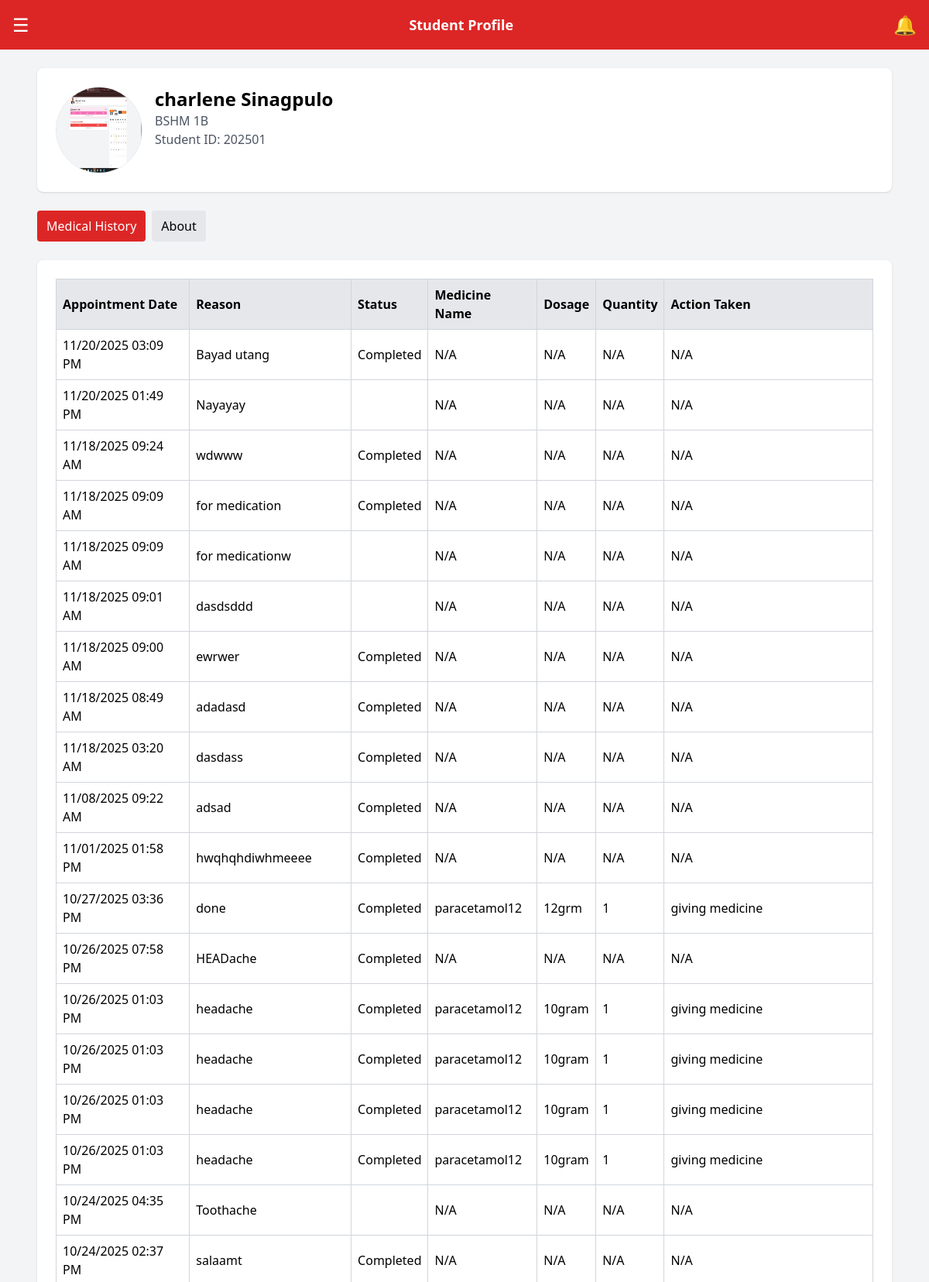
The app's page /student_profile.php?id=202501 (signed in, upper part) with its own data.
### tables this page shows
CREATE TABLE `students` (
  `id` int(11) NOT NULL,
  `student_id` varchar(20) NOT NULL,
  `first_name` varchar(50) NOT NULL,
  `middle_name` varchar(50) DEFAULT NULL,
  `last_name` varchar(50) NOT NULL,
  `birthday` date NOT NULL,
  `gender` enum('male','female') NOT NULL,
  `email` varchar(100) NOT NULL,
  `phone` varchar(20) DEFAULT NULL,
  `home_address` varchar(255) DEFAULT NULL,
  `guardian_name` varchar(100) DEFAULT NULL,
  `guardian_address` varchar(255) DEFAULT NULL,
  `guardian_contact` varchar(20) DEFAULT NULL,
  `relationship` varchar(50) DEFAULT NULL,
  `course` varchar(50) NOT NULL,
  `year_level` varchar(20) NOT NULL,
  `section` varchar(20) NOT NULL,
  `password` varchar(255) NOT NULL,
  `profile_picture` varchar(255) DEFAULT NULL,
  `vaccine_record` varchar(255) DEFAULT NULL,
  `medical_history` varchar(255) DEFAULT NULL,
  `section_id` int(11) NOT NULL,
  `requirements_completed` tinyint(1) DEFAULT 0,
  `emergency_contact` varchar(100) DEFAULT NULL,
  `created_at` timestamp NOT NULL DEFAULT current_timestamp(),
  `blood_type` varchar(5) DEFAULT NULL,
  `allergies` text DEFAULT NULL,
  `height` decimal(5,2) DEFAULT NULL,
  `weight` decimal(5,2) DEFAULT NULL,
  `bmi` decimal(5,2) DEFAULT NULL,
  `is_responder` tinyint(1) DEFAULT 0,
  `responder_status` enum('Active','On Duty','Off Duty') DEFAULT 'Off Duty'
);

CREATE TABLE `appointments` (
  `id` int(11) NOT NULL,
  `student_id` int(11) NOT NULL,
  `nurse_id` int(11) DEFAULT NULL,
  `appointment_time` datetime NOT NULL,
  `reason` varchar(255) NOT NULL,
  `status` enum('Pending','Confirmed','Completed','Cancelled') NOT NULL DEFAULT 'Pending',
  `created_at` datetime DEFAULT current_timestamp(),
  `updated_at` datetime DEFAULT current_timestamp() ON UPDATE current_timestamp(),
  `is_emergency` tinyint(1) NOT NULL DEFAULT 0,
  `is_seen` tinyint(1) DEFAULT 0,
  `reschedule_status` enum('Pending','Accepted','Declined') DEFAULT NULL
);

CREATE TABLE `appointment_medications` (
  `id` int(11) NOT NULL,
  `appointment_id` int(11) NOT NULL,
  `medicine_name` varchar(255) NOT NULL,
  `dosage` varchar(100) DEFAULT NULL,
  `quantity` int(11) NOT NULL,
  `action_taken` text DEFAULT NULL,
  `created_at` timestamp NOT NULL DEFAULT current_timestamp()
);

### student_profile.php (the view, shortened to what this page needs)
<?php
require_once "db.php";
$student_id = $_SESSION['student_id'];
$stmt = $conn->prepare("SELECT * FROM students WHERE student_id = ?");
$stmt->bind_param("s", $student_id);
$stmt->execute();
$result = $stmt->get_result();
$student = $result->fetch_assoc();
$fullname = $student['first_name'] . " " . $student['last_name'];
$stmt = $conn->prepare("SELECT a.id, a.appointment_time, a.reason, a.status,
                               am.medicine_name, am.dosage, am.quantity, am.action_taken, am.created_at
                        FROM appointments a
                        LEFT JOIN appointment_medications am ON a.id = am.appointment_id
                        WHERE a.student_id = ?
                        ORDER BY a.appointment_time DESC, am.created_at DESC");
$stmt->bind_param("i", $student['id']);
$stmt->execute();
$medical_history = $stmt->get_result();
?>
<!DOCTYPE html>
<html lang="en">
<head>
<script src="https://cdn.tailwindcss.com"></script>
</head>
<body class="bg-gray-100">
<div class="flex justify-between items-center bg-red-600 p-4 text-white relative">
  <button id="menuBtn" class="text-2xl z-50">&#9776;</button>
  <h1 class="text-lg font-bold">Student Profile</h1>
  <div class="relative">
    <button id="notifBtn" class="text-2xl relative">&#128276;
    </button>
  </div>
</div>
<div class="p-4 sm:p-6 max-w-6xl mx-auto">
  <div class="bg-white shadow rounded-lg p-4 sm:p-6 mb-6 flex flex-col sm:flex-row items-center sm:items-start">
    <img src="<?= htmlspecialchars($student['profile_picture'] ?: 'default.png') ?>"
         alt="Profile"
         class="w-24 h-24 sm:w-28 sm:h-28 rounded-full border mb-4 sm:mb-0 sm:mr-4" />
    <div class="text-center sm:text-left">
      <h2 class="text-xl sm:text-2xl font-bold"><?= htmlspecialchars($fullname) ?></h2>
      <p class="text-gray-600 text-sm sm:text-base">
        <?= htmlspecialchars($student['section']) ?>
      </p>
      <p class="text-gray-600 text-sm sm:text-base">Student ID: <?= htmlspecialchars($student['student_id']) ?></p>
    </div>
  </div>
  <div class="flex flex-wrap gap-2 mb-6">
    <button class="tab-btn px-3 py-2 bg-red-600 text-white rounded text-sm sm:text-base" data-tab="medical_history">Medical History</button>
    <button class="tab-btn px-3 py-2 bg-gray-200 text-black rounded text-sm sm:text-base" data-tab="about">About</button>
  </div>
  <div id="medical_history" class="tab-content">
    <div class="bg-white shadow rounded-lg p-4 sm:p-6 overflow-x-auto">
      <?php if ($medical_history && $medical_history->num_rows > 0): ?>
        <table class="w-full min-w-[800px] border border-collapse text-sm sm:text-base">
          <thead>
            <tr class="bg-gray-200 text-left">
              <th class="p-2 border border-gray-300">Appointment Date</th>
              <th class="p-2 border border-gray-300">Reason</th>
              <th class="p-2 border border-gray-300">Status</th>
              <th class="p-2 border border-gray-300">Medicine Name</th>
              <th class="p-2 border border-gray-300">Dosage</th>
              <th class="p-2 border border-gray-300">Quantity</th>
              <th class="p-2 border border-gray-300">Action Taken</th>
            </tr>
          </thead>
          <tbody>
            <?php while ($row = $medical_history->fetch_assoc()): ?>
              <tr>
                <td class="p-2 border border-gray-300"><?= htmlspecialchars(date('m/d/Y h:i A', strtotime($row['appointment_time']))) ?></td>
                <td class="p-2 border border-gray-300"><?= htmlspecialchars($row['reason']) ?></td>
                <td class="p-2 border border-gray-300"><?= htmlspecialchars($row['status']) ?></td>
                <td class="p-2 border border-gray-300"><?= htmlspecialchars($row['medicine_name'] ?? 'N/A') ?></td>
                <td class="p-2 border border-gray-300"><?= htmlspecialchars($row['dosage'] ?? 'N/A') ?></td>
                <td class="p-2 border border-gray-300"><?= htmlspecialchars($row['quantity'] ?? 'N/A') ?></td>
                <td class="p-2 border border-gray-300"><?= htmlspecialchars($row['action_taken'] ?? 'N/A') ?></td>
              </tr>
            <?php endwhile; ?>
          </tbody>
        </table>
      <?php else: ?>
        <p class="text-gray-500">No medical history found.</p>
      <?php endif; ?>
    </div>
  </div>
</div>
</body>
</html>

### records on screen
students: profile_picture (picture), fullname "charlene Sinagpulo", section "BSHM 1B", student "202501"
appointments: appointment_time "11/20/2025 03:09 PM", reason "Bayad utang", status "Completed", medicine_name "N/A", dosage "N/A", quantity "N/A", action_taken "N/A"
appointments: appointment_time "11/20/2025 01:49 PM", reason "Nayayay", medicine_name "N/A", dosage "N/A", quantity "N/A", action_taken "N/A"
appointments: appointment_time "11/18/2025 09:24 AM", reason "wdwww", status "Completed", medicine_name "N/A", dosage "N/A", quantity "N/A", action_taken "N/A"
appointments: appointment_time "11/18/2025 09:09 AM", reason "for medication", status "Completed", medicine_name "N/A", dosage "N/A", quantity "N/A", action_taken "N/A"
appointments: appointment_time "11/18/2025 09:09 AM", reason "for medicationw", medicine_name "N/A", dosage "N/A", quantity "N/A", action_taken "N/A"
appointments: appointment_time "11/18/2025 09:01 AM", reason "dasdsddd", medicine_name "N/A", dosage "N/A", quantity "N/A", action_taken "N/A"
appointments: appointment_time "11/18/2025 09:00 AM", reason "ewrwer", status "Completed", medicine_name "N/A", dosage "N/A", quantity "N/A", action_taken "N/A"
appointments: appointment_time "11/18/2025 08:49 AM", reason "adadasd", status "Completed", medicine_name "N/A", dosage "N/A", quantity "N/A", action_taken "N/A"
appointments: appointment_time "11/18/2025 03:20 AM", reason "dasdass", status "Completed", medicine_name "N/A", dosage "N/A", quantity "N/A", action_taken "N/A"
appointments: appointment_time "11/08/2025 09:22 AM", reason "adsad", status "Completed", medicine_name "N/A", dosage "N/A", quantity "N/A", action_taken "N/A"
appointments: appointment_time "11/01/2025 01:58 PM", reason "hwqhqhdiwhmeeee", status "Completed", medicine_name "N/A", dosage "N/A", quantity "N/A", action_taken "N/A"
appointment_medications: appointment.appointment_time "10/27/2025 03:36 PM", appointment.reason "done", appointment.status "Completed", medicine_name "paracetamol12", dosage "12grm", quantity "1", action_taken "giving medicine"
appointments: appointment_time "10/26/2025 07:58 PM", reason "HEADache", status "Completed", medicine_name "N/A", dosage "N/A", quantity "N/A", action_taken "N/A"
appointment_medications: appointment.appointment_time "10/26/2025 01:03 PM", appointment.reason "headache", appointment.status "Completed", medicine_name "paracetamol12", dosage "10gram", quantity "1", action_taken "giving medicine"
appointment_medications: appointment.appointment_time "10/26/2025 01:03 PM", appointment.reason "headache", appointment.status "Completed", medicine_name "paracetamol12", dosage "10gram", quantity "1", action_taken "giving medicine"
appointment_medications: appointment.appointment_time "10/26/2025 01:03 PM", appointment.reason "headache", appointment.status "Completed", medicine_name "paracetamol12", dosage "10gram", quantity "1", action_taken "giving medicine"
appointment_medications: appointment.appointment_time "10/26/2025 01:03 PM", appointment.reason "headache", appointment.status "Completed", medicine_name "paracetamol12", dosage "10gram", quantity "1", action_taken "giving medicine"
appointments: appointment_time "10/24/2025 04:35 PM", reason "Toothache", medicine_name "N/A", dosage "N/A", quantity "N/A", action_taken "N/A"
appointments: appointment_time "10/24/2025 02:37 PM", reason "salaamt", status "Completed", medicine_name "N/A", dosage "N/A", quantity "N/A", action_taken "N/A"
